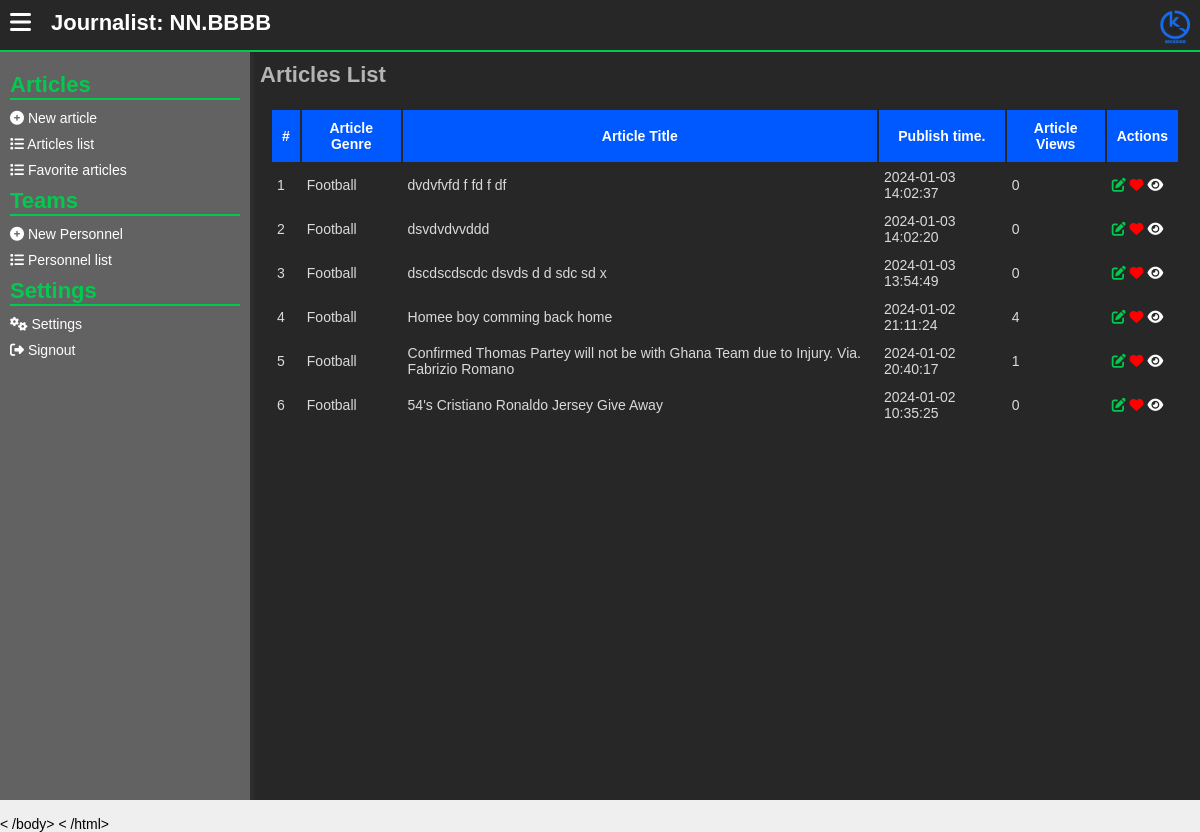
Before: /journalists/articles-list.php (signed in) with the older database file.
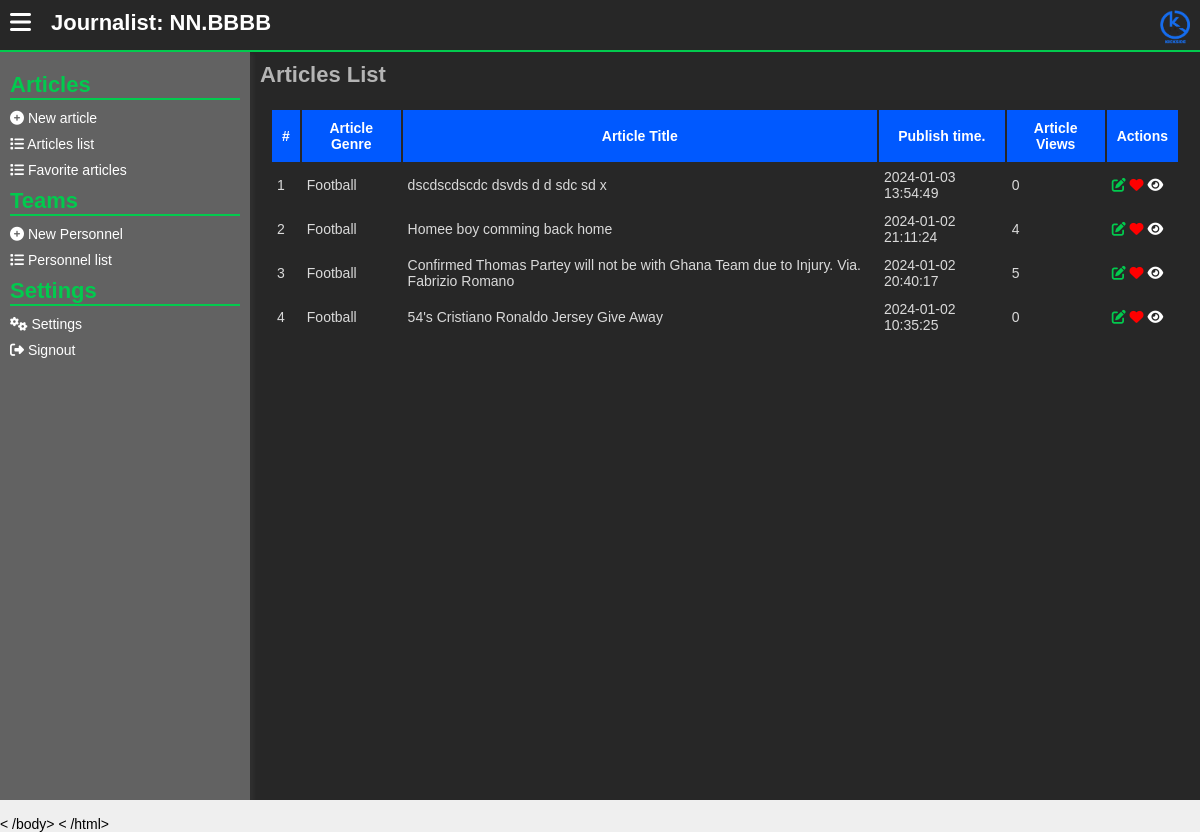
After: the same page with the newer database file.
### tables this page shows
CREATE TABLE `news_articles` (
  `article_id` int(11) NOT NULL,
  `article_title` text NOT NULL,
  `article_overview` text NOT NULL,
  `article_poster` text NOT NULL,
  `article_full_details` text NOT NULL,
  `article_author` int(11) NOT NULL,
  `article_genre` int(11) NOT NULL,
  `article_publish_time` text NOT NULL DEFAULT current_timestamp()
);

CREATE TABLE `genres` (
  `id` int(11) NOT NULL,
  `genre_name` varchar(255) NOT NULL,
  `genre_description` text NOT NULL
);

### assets/php/journalists/session_mgt.php (called while the page is built, shortened)
<?php
    if (!isset($_SESSION['acting_journalist_id'])) {
        header("location: ../admins/signin.php");
    }
    else {
        $acting_jou_id = $_SESSION['acting_journalist_id'];
    }
?>

### journalists/articles-list.php (the view, shortened to what the changed rows need)
<?php
include("../assets/php/global/server.php");
include("../assets/php/journalists/session_mgt.php");
?>
<!DOCTYPE html>
<html lang="en">
<head>
    <link rel="stylesheet" href="../assets/css/back-main.css">
    <link rel="stylesheet" href="https://cdnjs.cloudflare.com/ajax/libs/font-awesome/6.5.1/css/all.min.css" />
</head>
<body>
    <main>
        <section class="main-section">
            <div class="hero">
                <?php include("../assets/php/journalists/left-nav.php") ?>
                <div class="dashboard">
                    <div class="dashboard-cont">
                        <h1>
                            Articles List
                        </h1>
                        <div class="form-row">
                            <table>
                                <thead>
                                    <tr>
                                        <th>
                                            #
                                        </th>
                                        <th>
                                            Article Genre
                                        </th>
                                        <th>
                                            Article Title
                                        </th>
                                        <th>
                                            Publish time.
                                        </th>
                                        <th>
                                            Article Views
                                        </th>
                                        <th>
                                            Actions
                                        </th>
                                    </tr>
                                </thead>
                                <tbody>
                                    <?php
                                    $getArticles = mysqli_query($server, "SELECT * from
                                            news_articles,genres
                                            WHERE
                                            news_articles.article_genre = genres.id AND
                                            article_author = '$acting_jou_id'
                                            ORDER BY article_publish_time DESC
                                        ") or die(mysqli_error($conn));
                                    if (mysqli_num_rows($getArticles) < 1) {
                                    ?>
                                        <tr>
                                            <td colspan="20">
                                                No values found...
                                            </td>
                                        </tr>
                                        <?php
                                    } else {
                                        $count = 1;
                                        while ($rowArticles = mysqli_fetch_assoc($getArticles)) {
                                        ?>
                                            <tr>
                                                <td>
                                                    <?php echo $count++ ?>
                                                </td>
                                                <td>
                                                    <?php echo $rowArticles["genre_name"]; ?>
                                                </td>
                                                <td>
                                                    <?php echo $rowArticles["article_title"]; ?>
                                                </td>
                                                <td>
                                                    <?php echo $rowArticles["article_publish_time"]; ?>
                                                </td>
                                                <td>
                                                    <?php
                                                    $articleId = $rowArticles["article_id"];
                                                    $getViewsCount = mysqli_query($server, "SELECT * from news_articles_views
                                                                WHERE article = '$articleId'
                                                            ");
                                                    echo mysqli_num_rows($getViewsCount);
                                                    ?>
                                                </td>
                                                <td>
                                                    <a href="edit-article.php?a=<?php echo $articleId; ?>" class="edit">
                                                        <i class="fa fa-edit"></i>
                                                    </a>
                                                    <button class="markFav" value="<?php echo $articleId; ?>" title="Mark Article as favorite">
                                                        <i class="fa fa-heart" style="color: red;"></i>
                                                    </button>
                                                    <a href="../clients/read.php?a=<?php echo $rowArticles['article_id']; ?>" target="_blank" title="Watch the article live.">
                                                        <i class="fa fa-eye"></i>
                                                    </a>
                                                </td>
                                            </tr>
                                    <?php
                                        }
                                    }
                                    ?>
                                </tbody>
                            </table>
                        </div>
                    </div>
                </div>
            </div>
        </section>
    </main>

Changed rows visible on the page:
removed news_articles: article_genre.genre_name "Football", article_title "dvdvfvfd f fd f df", article_publish_time "2024-01-03 14:02:37", mysqli_num_rows($getViewsCount) "0", $articleId 18 (drawn)
removed news_articles: article_genre.genre_name "Football", article_title "dsvdvdvvddd", article_publish_time "2024-01-03 14:02:20", mysqli_num_rows($getViewsCount) "0", $articleId 17 (drawn)
computed for news_articles (number 3 of 4 on the later page): mysqli_num_rows($getViewsCount) "1" → "5"
